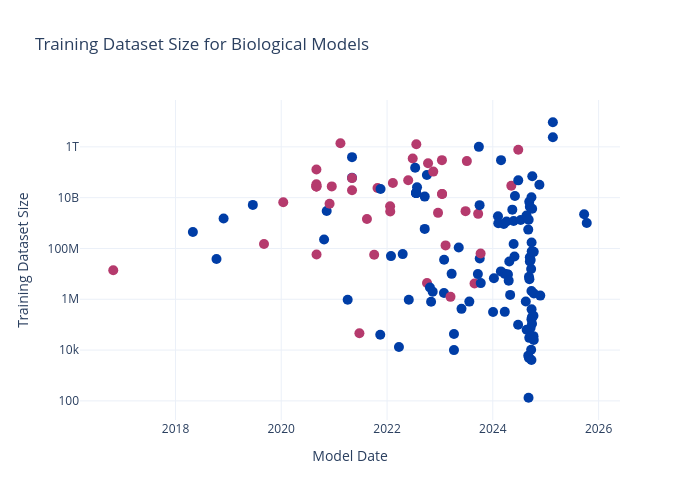

The cell this chart's notebook holds for it:
### Code cell
color_list = [cset_colors[2] if is_notable else cset_colors[1] for is_notable in plot_df['is_notable']]

fig = go.Figure()
fig.add_trace(go.Scatter(
    x = plot_df['Model Date'], 
    y = plot_df['Training Dataset Size'],
    mode='markers',
    marker=dict(color=color_list, size=10),
    customdata = plot_df['Model'],
    hovertemplate='<b>%{customdata} (%{x})<br><b>Training Dataset Size</b>:<br>%{y:,.0f} Data Points<extra></extra>'
))
fig.update_layout(
    title='Training Dataset Size for Biological Models',
    yaxis_type="log",
    template="plotly_white",
    width = 700, height=500,
    xaxis = dict(title='Model Date'),
    yaxis = dict(title='Training Dataset Size')
)
#fig.write_html('bio_data_size.html')
#fig.write_image('bio_data_size.png')
fig.show()

### Figure 1 — Plotly figure (JSON) as saved in the notebook; plotly's stock layout.template omitted (floating-point values rounded to 4 significant figures; data arrays with more than 128 entries replaced by an {"elided": "..."} marker saying what was removed)
{"data": [{"customdata": {"elided": "147 str values"}, "hovertemplate": "<b>%{customdata} (%{x})<br><b>Training Dataset Size</b>:<br>%{y:,.0f} Data Points<extra></extra>", "marker": {"color": {"elided": "147 str values"}, "size": 10}, "mode": "markers", "type": "scatter", "x": {"elided": "147 str values"}, "y": {"elided": "147 float values"}}], "layout": {"height": 500, "title": {"text": "Training Dataset Size for Biological Models"}, "width": 700, "xaxis": {"title": {"text": "Model Date"}}, "yaxis": {"title": {"text": "Training Dataset Size"}, "type": "log"}}}
